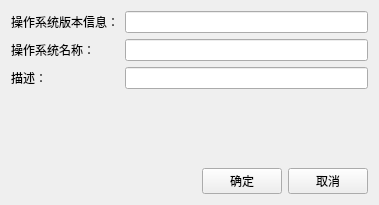
<?xml version="1.0" encoding="UTF-8"?>
<ui version="4.0">
 <class>systemInfoDlg</class>
 <widget class="QWidget" name="systemInfoDlg">
  <property name="geometry">
   <rect>
    <x>0</x>
    <y>0</y>
    <width>379</width>
    <height>205</height>
   </rect>
  </property>
  <property name="windowTitle">
   <string>Form</string>
  </property>
  <layout class="QGridLayout" name="gridLayout">
   <item row="0" column="0">
    <layout class="QFormLayout" name="formLayout">
     <item row="0" column="0">
      <widget class="QLabel" name="label">
       <property name="text">
        <string>操作系统版本信息：</string>
       </property>
      </widget>
     </item>
     <item row="0" column="1">
      <widget class="QLineEdit" name="lineEdit_version"/>
     </item>
     <item row="2" column="0">
      <widget class="QLabel" name="label_2">
       <property name="text">
        <string>描述：</string>
       </property>
      </widget>
     </item>
     <item row="2" column="1">
      <widget class="QLineEdit" name="lineEdit_desc"/>
     </item>
     <item row="1" column="0">
      <widget class="QLabel" name="label_3">
       <property name="text">
        <string>操作系统名称：</string>
       </property>
      </widget>
     </item>
     <item row="1" column="1">
      <widget class="QLineEdit" name="lineEdit_name"/>
     </item>
    </layout>
   </item>
   <item row="1" column="0">
    <layout class="QHBoxLayout" name="horizontalLayout">
     <item>
      <spacer name="horizontalSpacer">
       <property name="orientation">
        <enum>Qt::Horizontal</enum>
       </property>
       <property name="sizeHint" stdset="0">
        <size>
         <width>40</width>
         <height>20</height>
        </size>
       </property>
      </spacer>
     </item>
     <item>
      <widget class="QPushButton" name="pushButton_confirm">
       <property name="text">
        <string>确定</string>
       </property>
      </widget>
     </item>
     <item>
      <widget class="QPushButton" name="pushButton_2">
       <property name="text">
        <string>取消</string>
       </property>
      </widget>
     </item>
    </layout>
   </item>
  </layout>
 </widget>
 <resources/>
 <connections/>
</ui>
